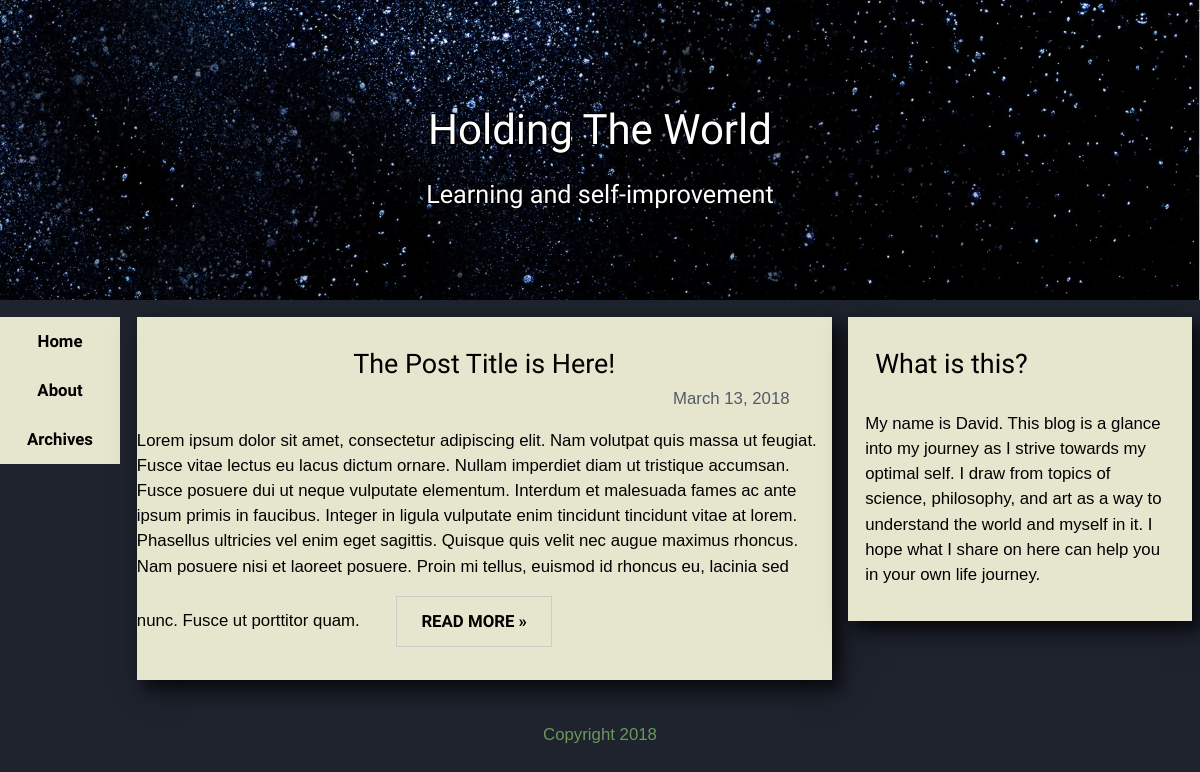
The app's page /, older data.
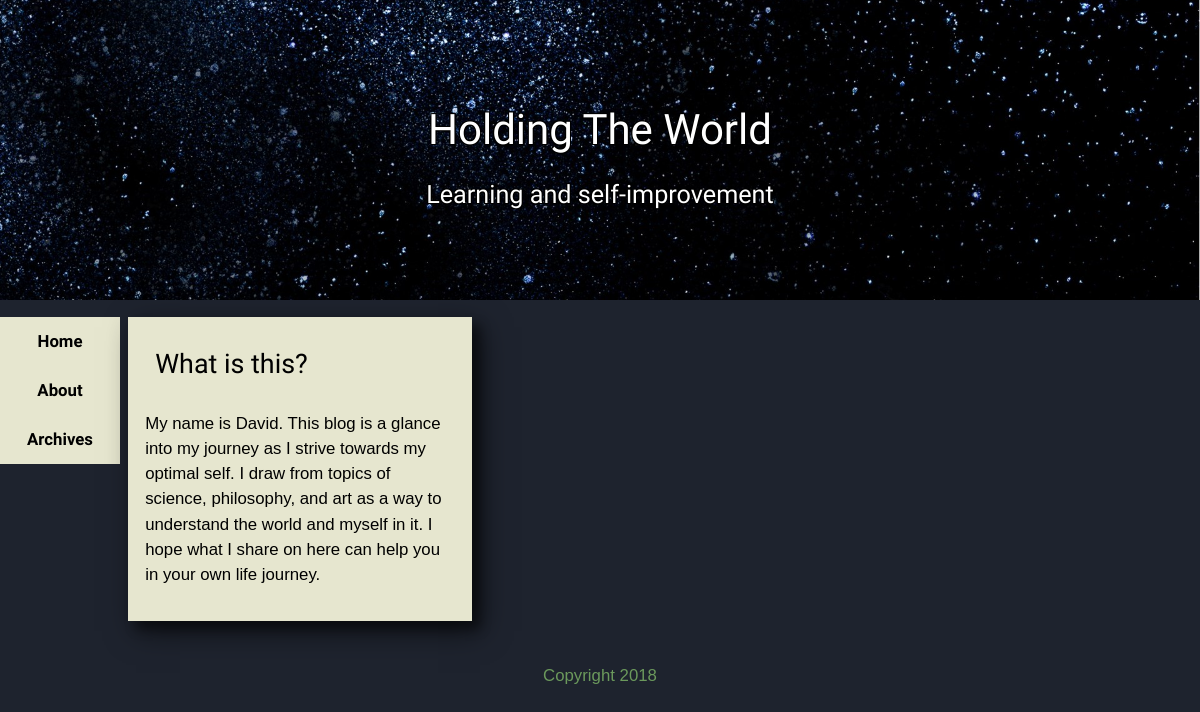
The same page, newer data.
### blog/models.py (models this page shows, shortened)
class Post(models.Model):
    title = models.CharField(max_length=128)
    body = models.TextField(blank=True)
    slug = models.SlugField(max_length=128, unique=True)
    create_date = models.DateTimeField('Date the post was originally created', auto_now_add=True)
    pub_date = models.DateTimeField('Publish date', blank=True, null=True)
    edit_date = models.DateTimeField('Date post was edited, most recently', auto_now=True)
    tags = models.ManyToManyField(Tag, blank=True)
    snippet = models.TextField('Short section from the body of the text', blank=True)
    published = models.BooleanField('Whether the post is published, or still in edit', default=False)

### blog/views.py (the view)
# urls.py: path('', views.index, name='index'),
def index(request):
    latest_post_list = Post.objects.filter(published=True).order_by('-pub_date')[:5]
    context = {
        'latest_post_list': latest_post_list,
    }
    return render(request, 'blog/index.html', context)

### blog/templates/blog/index.html
{% extends "blog/base.html" %}
{% block content %}
    {% for post in latest_post_list %}
        <article class="box">
            <h1>{{ post.title }}</h1>
            <div class="date">{{ post.pub_date.date}}</div>
                {{ post.snippet|safe }}
            <a href="{% url 'blog:post' post.slug %}" class="button">READ MORE »</a>
        </article>
    {% endfor %}
{% endblock %}

Row changes from the older to the newer data that the page shows:
removed Post: title "The Post Title is Here!", pub_date "March 13, 2018", snippet "Lorem ipsum dolor sit amet, consectetur adipiscing elit. Nam volutpat quis massa ut feugiat. Fusce vitae lectus eu lacus dictum ornare. Nullam imperdiet diam ut tristique accumsan. Fusce posuere dui ut neque vulputate elementum. Interdum et malesuada fames ac ante ipsum primis in faucibus. Integer in ligula vulputate enim tincidunt tincidunt vitae at lorem. Phasellus ultricies vel enim eget sagittis. Quisque quis velit nec augue maximus rhoncus. Nam posuere nisi et laoreet posuere. Proin mi tellus, euismod id rhoncus eu, lacinia sed nunc. Fusce ut porttitor quam."
